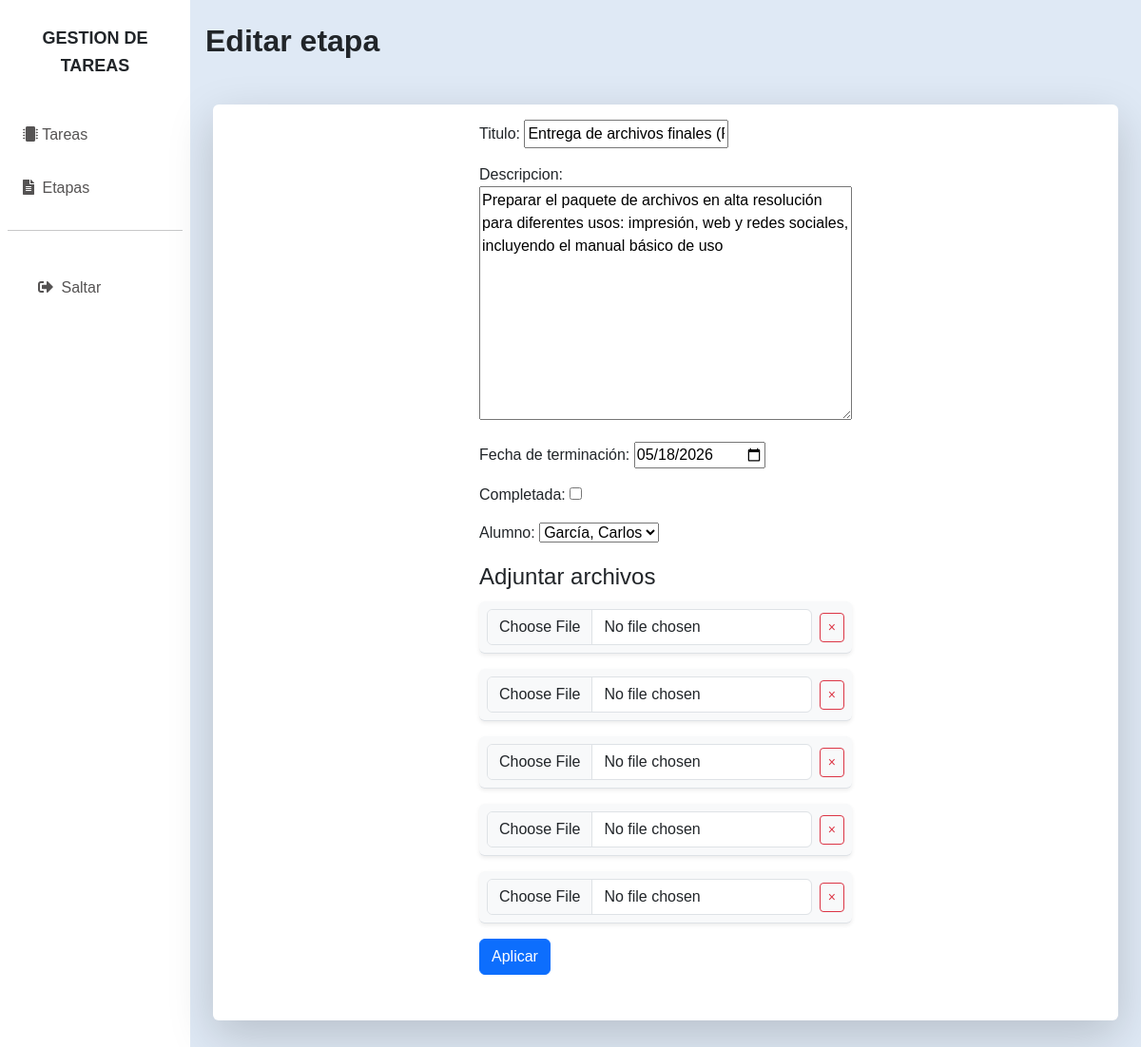
/stages/9/edit/ (signed in), run on an earlier commit of the app's database.
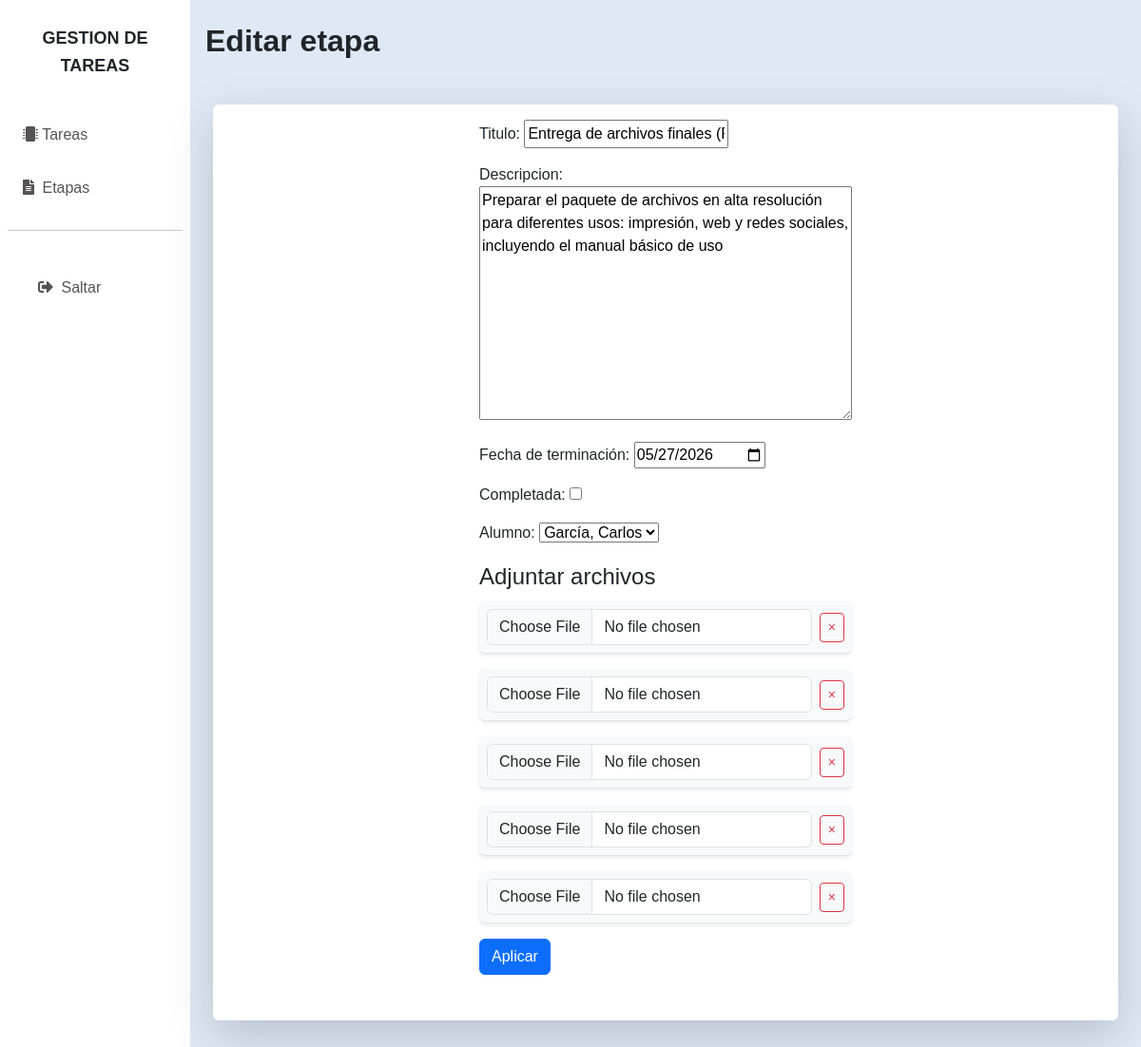
And on a later commit of the database.
### taskapp/models.py (models this page shows, shortened)
class Stage(models.Model):
    count = models.PositiveIntegerField(verbose_name='orden')
    title = models.CharField(max_length=100, verbose_name='titulo')
    description = models.TextField(null=False, blank=True, verbose_name='descripcion')
    start_date = models.DateTimeField(auto_now_add=True, verbose_name='fecha de inicio')
    end_date = models.DateTimeField(verbose_name='fecha de terminacion')
    status = models.BooleanField(default=False, verbose_name='completada')
    task = models.ForeignKey(
        Task,
        on_delete=models.CASCADE,
        related_name='stages',
        verbose_name='tarea')
    student = models.ForeignKey(
        settings.AUTH_USER_MODEL,
        on_delete=models.PROTECT,
        related_name='stages',
        limit_choices_to={'is_student': True},
        verbose_name='alumno')
    class Meta:
        ordering = ['task', 'count']

### taskapp/views.py (the view, shortened to what this page needs)
# urls.py: path('stages/<int:pk>/edit/', StageUpdateView.as_view(), name='stage_update'),
class StageUpdateView(UpdateView):
    model = Stage
    form_class = StageForm
    template_name = 'stages/stage-edit.html'
    def get_form_kwargs(self):
        kwargs = super().get_form_kwargs()
        current_stage = self.get_object()
        kwargs['fixed_task'] = current_stage.task  # Esto activa tu lógica de filtrado en el form
        return kwargs
    def get_context_data(self, **kwargs):
        data = super().get_context_data(**kwargs)
        if self.request.POST:
            data['file_formset'] = StageFileFormSet(
                self.request.POST,
                self.request.FILES,
                instance=self.get_object()
            )
        else:
            data['file_formset'] = StageFileFormSet(instance=self.get_object())
        return data

### taskapp/forms.py
class StageForm(forms.ModelForm):
    def __init__(self, *args, fixed_task=None, **kwargs):
        super().__init__(*args, **kwargs)
        if fixed_task:
            self.fields['task'].initial = fixed_task
            self.fields['task'].widget = forms.HiddenInput()
            self.fields['student'].queryset = fixed_task.students.all()
        elif self.instance and self.instance.pk and self.instance.task:
            self.fields['student'].queryset = self.instance.task.students.all()
        else:
            self.fields['student'].queryset = User.objects.all()
    class Meta:
        model = Stage
        fields = '__all__'
        exclude = ['count']
        widgets = {
            'end_date': forms.DateInput(attrs={'type': 'date'}),
        }
        labels = {
            'end_date': 'Fecha de terminación',
        }

### myauth/models.py (called while the page is built)
    def __str__(self):
        return f"{self.last_name}, {self.name}"

### taskapp/templates/stages/stage-edit.html (shortened to what this page needs)
{% extends "_base.html" %}
{% block content %}
<h2 class="fw-bold">Editar etapa</h2>
<div class="row bg-white px-3 py-3 mx-2 my-5 rounded pb-5 shadow-lg">
    <div class="col"></div>
    <div class="col">
        <form method="POST" enctype="multipart/form-data" action="/stages/{{ object.pk }}/edit/">
            {{ form.as_p }}
            <fieldset>
                <legend>Adjuntar archivos</legend>
                <div id="file-formset-container">
                    {% for file_form in file_formset %}
                        <div class="file-row d-flex align-items-center mb-3 p-2 border-bottom bg-light rounded shadow-sm">
                            <div class="flex-grow-1">
                                {{ file_form.file }}
                            </div>
                            <div class="ms-2">
                                <button type="button" class="btn btn-outline-danger btn-sm remove-file-btn" title="Limpiar/Eliminar">
                                     ×
                                </button>
                            </div>
                        </div>
                    {% endfor %}
                </div>
            </fieldset>
            <button type="submit" class="btn btn-primary">Aplicar</button>
        </form>
    </div>
    <div class="col"></div>
</div>
{% endblock %}

What changed in the data, as far as the page shows it:
changed Stage "Entrega de archivos finales (PNG, SVG, PDF)": end_date "05/18/2026" → "05/27/2026"
